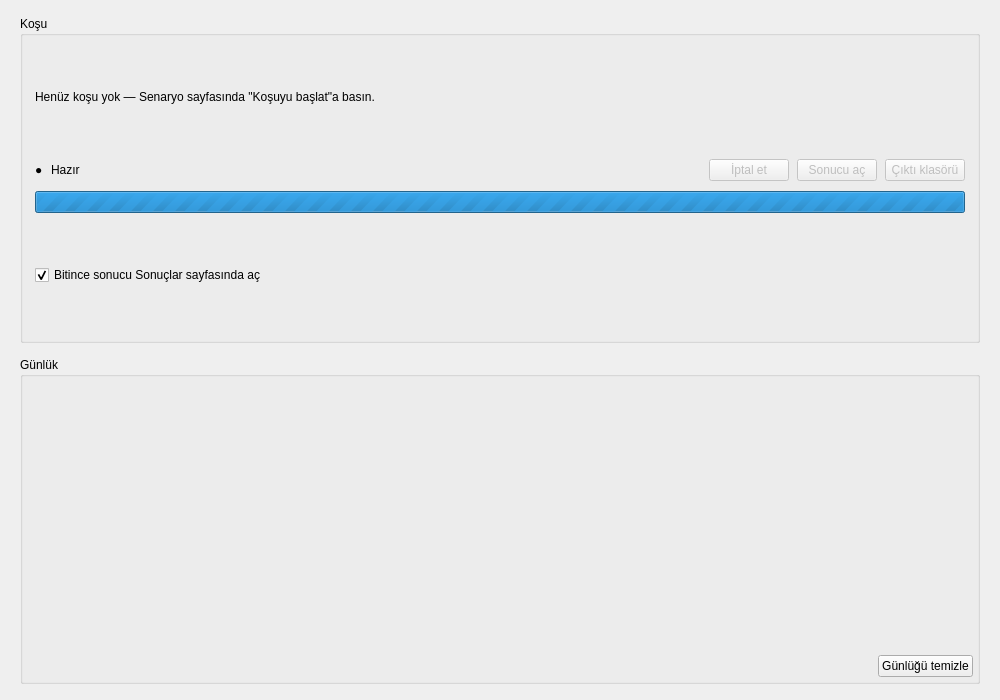
<?xml version="1.0" encoding="UTF-8"?>
<ui version="4.0">
 <class>RunMonitorPage</class>
 <widget class="QWidget" name="RunMonitorPage">
  <property name="geometry">
   <rect><x>0</x><y>0</y><width>1000</width><height>700</height></rect>
  </property>
  <layout class="QVBoxLayout" name="mainLayout">
   <property name="spacing"><number>14</number></property>
   <property name="leftMargin"><number>20</number></property>
   <property name="topMargin"><number>16</number></property>
   <property name="rightMargin"><number>20</number></property>
   <property name="bottomMargin"><number>16</number></property>
   <item>
    <widget class="QGroupBox" name="jobGroup">
     <property name="title"><string>Koşu</string></property>
     <layout class="QVBoxLayout" name="jobGroupLayout">
      <property name="spacing"><number>10</number></property>
      <property name="leftMargin"><number>12</number></property>
      <property name="topMargin"><number>8</number></property>
      <property name="rightMargin"><number>12</number></property>
      <property name="bottomMargin"><number>12</number></property>
      <item>
       <widget class="QLabel" name="jobLabel">
        <property name="text"><string>Henüz koşu yok — Senaryo sayfasında "Koşuyu başlat"a basın.</string></property>
        <property name="wordWrap"><bool>true</bool></property>
       </widget>
      </item>
      <item>
       <layout class="QHBoxLayout" name="statusRow">
        <property name="spacing"><number>8</number></property>
        <item>
         <widget class="QLabel" name="statusDot">
          <property name="text"><string>&#9679;</string></property>
          <property name="maximumWidth"><number>20</number></property>
         </widget>
        </item>
        <item>
         <widget class="QLabel" name="statusLabel">
          <property name="text"><string>Hazır</string></property>
         </widget>
        </item>
        <item>
         <widget class="QLabel" name="elapsedLabel">
          <property name="text"><string></string></property>
         </widget>
        </item>
        <item>
         <spacer name="statusSpacer">
          <property name="orientation"><enum>Qt::Horizontal</enum></property>
          <property name="sizeHint" stdset="0"><size><width>40</width><height>20</height></size></property>
         </spacer>
        </item>
        <item>
         <widget class="QPushButton" name="cancelBtn">
          <property name="text"><string>İptal et</string></property>
          <property name="enabled"><bool>false</bool></property>
         </widget>
        </item>
        <item>
         <widget class="QPushButton" name="openConsoleBtn">
          <property name="text"><string>Sonucu aç</string></property>
          <property name="enabled"><bool>false</bool></property>
         </widget>
        </item>
        <item>
         <widget class="QPushButton" name="openOutputBtn">
          <property name="text"><string>Çıktı klasörü</string></property>
          <property name="enabled"><bool>false</bool></property>
         </widget>
        </item>
       </layout>
      </item>
      <item>
       <widget class="QProgressBar" name="progressBar">
        <property name="minimum"><number>0</number></property>
        <property name="maximum"><number>0</number></property>
        <property name="value"><number>-1</number></property>
        <property name="visible"><bool>false</bool></property>
        <property name="textVisible"><bool>false</bool></property>
        <property name="maximumHeight"><number>6</number></property>
       </widget>
      </item>
      <item>
       <layout class="QHBoxLayout" name="optionRow">
        <item>
         <widget class="QCheckBox" name="autoConsoleCheck">
          <property name="text"><string>Bitince sonucu Sonuçlar sayfasında aç</string></property>
          <property name="checked"><bool>true</bool></property>
         </widget>
        </item>
        <item>
         <spacer name="optionSpacer">
          <property name="orientation"><enum>Qt::Horizontal</enum></property>
          <property name="sizeHint" stdset="0"><size><width>40</width><height>20</height></size></property>
         </spacer>
        </item>
        <item>
         <widget class="QLabel" name="commandPreviewLabel">
          <property name="text"><string></string></property>
          <property name="wordWrap"><bool>true</bool></property>
         </widget>
        </item>
       </layout>
      </item>
     </layout>
    </widget>
   </item>
   <item>
    <widget class="QGroupBox" name="consoleGroup">
     <property name="title"><string>Günlük</string></property>
     <layout class="QVBoxLayout" name="consoleGroupLayout">
      <property name="leftMargin"><number>4</number></property>
      <property name="topMargin"><number>8</number></property>
      <property name="rightMargin"><number>4</number></property>
      <property name="bottomMargin"><number>4</number></property>
      <item>
       <widget class="QWidget" name="consolePlaceholder">
        <property name="minimumHeight"><number>200</number></property>
       </widget>
      </item>
      <item>
       <layout class="QHBoxLayout" name="logRow">
        <item>
         <spacer name="logSpacer">
          <property name="orientation"><enum>Qt::Horizontal</enum></property>
          <property name="sizeHint" stdset="0"><size><width>40</width><height>20</height></size></property>
         </spacer>
        </item>
        <item>
         <widget class="QPushButton" name="clearLogBtn">
          <property name="text"><string>Günlüğü temizle</string></property>
         </widget>
        </item>
       </layout>
      </item>
     </layout>
    </widget>
   </item>
  </layout>
 </widget>
 <resources/>
 <connections/>
</ui>
